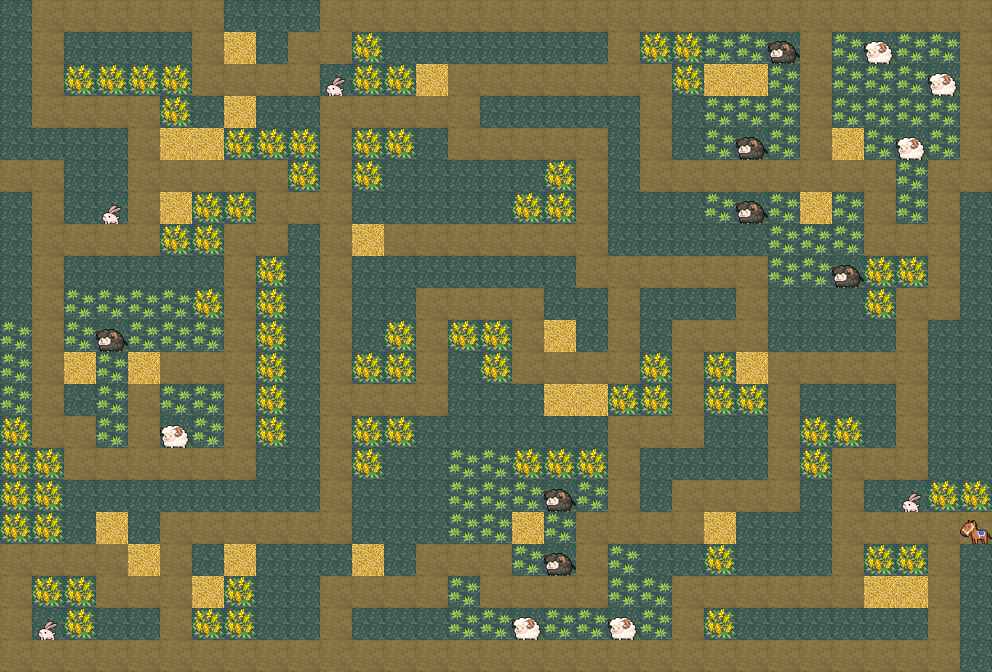

This game map was drawn from its Tiled (.tmx) file and the tilesets committed beside it. A one-line description and the trimmed map source follow:
An orthogonal 31x21 tile map with 32x32 px tiles, 10 tile layers (monstershow, boom, obstacle, ground, ...), 8 tilesets and 2 objects (endPoint, starPoint).

<map version="1.0" tiledversion="1.0.3" orientation="orthogonal" renderorder="right-down" width="31" height="21" tilewidth="32" tileheight="32" nextobjectid="4">
 <tileset firstgid="1" source="../map_res/caoyuan/cao.tsx" />
 <tileset firstgid="2" source="../map_res/caoyuan/caodi.tsx" />
 <tileset firstgid="3" source="../map_res/caoyuan/dongwu.tsx" />
 <tileset firstgid="7" source="../map_res/caoyuan/hd.tsx" />
 <tileset firstgid="8" source="../map_res/caoyuan/hua.tsx" />
 <tileset firstgid="9" source="../map_res/caoyuan/road.tsx" />
 <tileset firstgid="10" source="../map_res/caoyuan/boom.tsx" />
 <tileset firstgid="11" source="../map_res/caoyuan/baoma.tsx" />
 <layer name="monstershow" width="31" height="21">
  <data>[651 cells, 3 non-empty, 1 distinct tile ids]</data>
 </layer>
 <layer name="boom" width="31" height="21">
  <data>[651 cells, 13 non-empty, 1 distinct tile ids]</data>
 </layer>
 <layer name="obstacle" width="31" height="21">
  <data>[651 cells, 4 non-empty, 1 distinct tile ids]</data>
 </layer>
 <layer name="ground" width="31" height="21">
  <data>[651 cells, 189 non-empty, 1 distinct tile ids]</data>
 </layer>
 <layer name="ground1" width="31" height="21">
  <data>[651 cells, 26 non-empty, 1 distinct tile ids]</data>
 </layer>
 <layer name="hua" width="31" height="21">
  <data>[651 cells, 75 non-empty, 1 distinct tile ids]</data>
 </layer>
 <layer name="cao" width="31" height="21">
  <data>[651 cells, 79 non-empty, 1 distinct tile ids]</data>
 </layer>
 <layer name="ani" width="31" height="21">
  <data>[651 cells, 17 non-empty, 3 distinct tile ids]</data>
 </layer>
 <layer name="barriers" width="31" height="21">
  <data>[651 cells, 280 non-empty, 1 distinct tile ids]</data>
 </layer>
 <objectgroup name="players">
  <object id="2" name="endPoint" gid="6" x="960" y="544" width="32" height="32" />
  <object id="3" name="starPoint" gid="6" x="0" y="192" width="32" height="32" />
 </objectgroup>
 <layer name="baoma" width="31" height="21">
  <data>[651 cells, 1 non-empty, 1 distinct tile ids]</data>
 </layer>
</map>